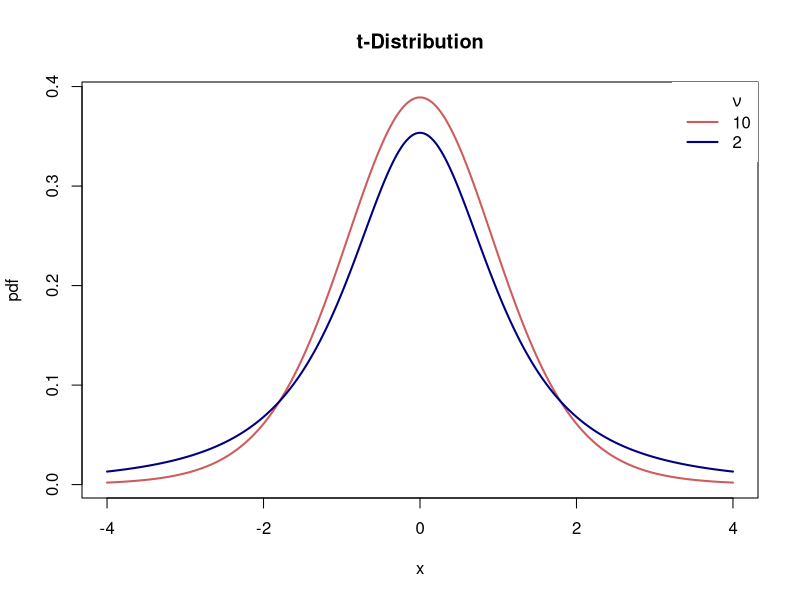

Reproduce this figure in R.
# https://r-coder.com/exponential-distribution-r/
library('ggplot2')

# Grid of X-axis values
x <- seq(-4, 4, by = 0.01)
degree1 <- 10
degree2 <- 2

# ν = 2
plot(x, dt(x, df = degree1), type = "l", main="t-Distribution",
     ylab = "pdf", lwd = 2, col = "indianred")
# ν = 10
lines(x, dt(x, df = degree2), col = "navyblue", lty = 1, lwd = 2)

# Adding a legend
legend("topright", c(expression(paste(, nu)), "10", "2"),
       lty = c(0, 1, 1), col = c("navyblue", "indianred"), box.lty = 0, lwd = 2)
